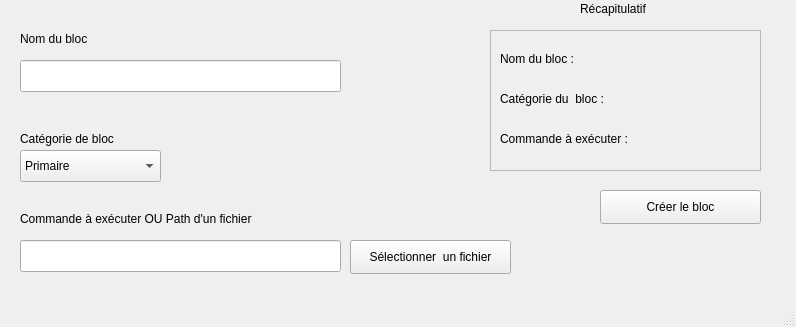
<?xml version="1.0" encoding="UTF-8"?>
<ui version="4.0">
 <class>MainWindow</class>
 <widget class="QMainWindow" name="MainWindow">
  <property name="geometry">
   <rect>
    <x>0</x>
    <y>0</y>
    <width>796</width>
    <height>327</height>
   </rect>
  </property>
  <property name="windowTitle">
   <string>Tobias's Bloc's Creation Page</string>
  </property>
  <widget class="QWidget" name="centralwidget">
   <widget class="QLineEdit" name="lineEdit">
    <property name="geometry">
     <rect>
      <x>20</x>
      <y>60</y>
      <width>321</width>
      <height>32</height>
     </rect>
    </property>
   </widget>
   <widget class="QLabel" name="label">
    <property name="geometry">
     <rect>
      <x>20</x>
      <y>30</y>
      <width>141</width>
      <height>18</height>
     </rect>
    </property>
    <property name="text">
     <string>Nom du bloc</string>
    </property>
   </widget>
   <widget class="QLabel" name="label_2">
    <property name="geometry">
     <rect>
      <x>20</x>
      <y>130</y>
      <width>141</width>
      <height>18</height>
     </rect>
    </property>
    <property name="text">
     <string>Catégorie de bloc</string>
    </property>
   </widget>
   <widget class="QComboBox" name="comboBox">
    <property name="geometry">
     <rect>
      <x>20</x>
      <y>150</y>
      <width>141</width>
      <height>32</height>
     </rect>
    </property>
    <item>
     <property name="text">
      <string>Primaire</string>
     </property>
    </item>
    <item>
     <property name="text">
      <string>Secondaire</string>
     </property>
    </item>
    <item>
     <property name="text">
      <string>Script</string>
     </property>
    </item>
   </widget>
   <widget class="QLineEdit" name="lineEdit_2">
    <property name="geometry">
     <rect>
      <x>20</x>
      <y>240</y>
      <width>321</width>
      <height>32</height>
     </rect>
    </property>
   </widget>
   <widget class="QLabel" name="label_3">
    <property name="geometry">
     <rect>
      <x>20</x>
      <y>210</y>
      <width>291</width>
      <height>18</height>
     </rect>
    </property>
    <property name="text">
     <string>Commande à exécuter OU Path d'un fichier</string>
    </property>
   </widget>
   <widget class="QPushButton" name="pushButton">
    <property name="geometry">
     <rect>
      <x>350</x>
      <y>240</y>
      <width>161</width>
      <height>34</height>
     </rect>
    </property>
    <property name="text">
     <string>Sélectionner  un fichier</string>
    </property>
   </widget>
   <widget class="QPushButton" name="pushButton_2">
    <property name="geometry">
     <rect>
      <x>600</x>
      <y>190</y>
      <width>161</width>
      <height>34</height>
     </rect>
    </property>
    <property name="text">
     <string>Créer le bloc</string>
    </property>
   </widget>
   <widget class="QFrame" name="frame">
    <property name="geometry">
     <rect>
      <x>490</x>
      <y>30</y>
      <width>271</width>
      <height>141</height>
     </rect>
    </property>
    <property name="frameShape">
     <enum>QFrame::StyledPanel</enum>
    </property>
    <property name="frameShadow">
     <enum>QFrame::Raised</enum>
    </property>
    <widget class="QLabel" name="label_5">
     <property name="geometry">
      <rect>
       <x>10</x>
       <y>20</y>
       <width>111</width>
       <height>18</height>
      </rect>
     </property>
     <property name="text">
      <string>Nom du bloc :</string>
     </property>
    </widget>
    <widget class="QLabel" name="label_6">
     <property name="geometry">
      <rect>
       <x>10</x>
       <y>60</y>
       <width>121</width>
       <height>18</height>
      </rect>
     </property>
     <property name="text">
      <string>Catégorie du  bloc : </string>
     </property>
    </widget>
    <widget class="QLabel" name="label_7">
     <property name="geometry">
      <rect>
       <x>10</x>
       <y>100</y>
       <width>151</width>
       <height>18</height>
      </rect>
     </property>
     <property name="text">
      <string>Commande à exécuter :</string>
     </property>
    </widget>
   </widget>
   <widget class="QLabel" name="label_4">
    <property name="geometry">
     <rect>
      <x>580</x>
      <y>0</y>
      <width>111</width>
      <height>18</height>
     </rect>
    </property>
    <property name="text">
     <string>Récapitulatif</string>
    </property>
   </widget>
  </widget>
  <widget class="QMenuBar" name="menubar">
   <property name="geometry">
    <rect>
     <x>0</x>
     <y>0</y>
     <width>796</width>
     <height>30</height>
    </rect>
   </property>
  </widget>
  <widget class="QStatusBar" name="statusbar"/>
 </widget>
 <resources/>
 <connections/>
</ui>
